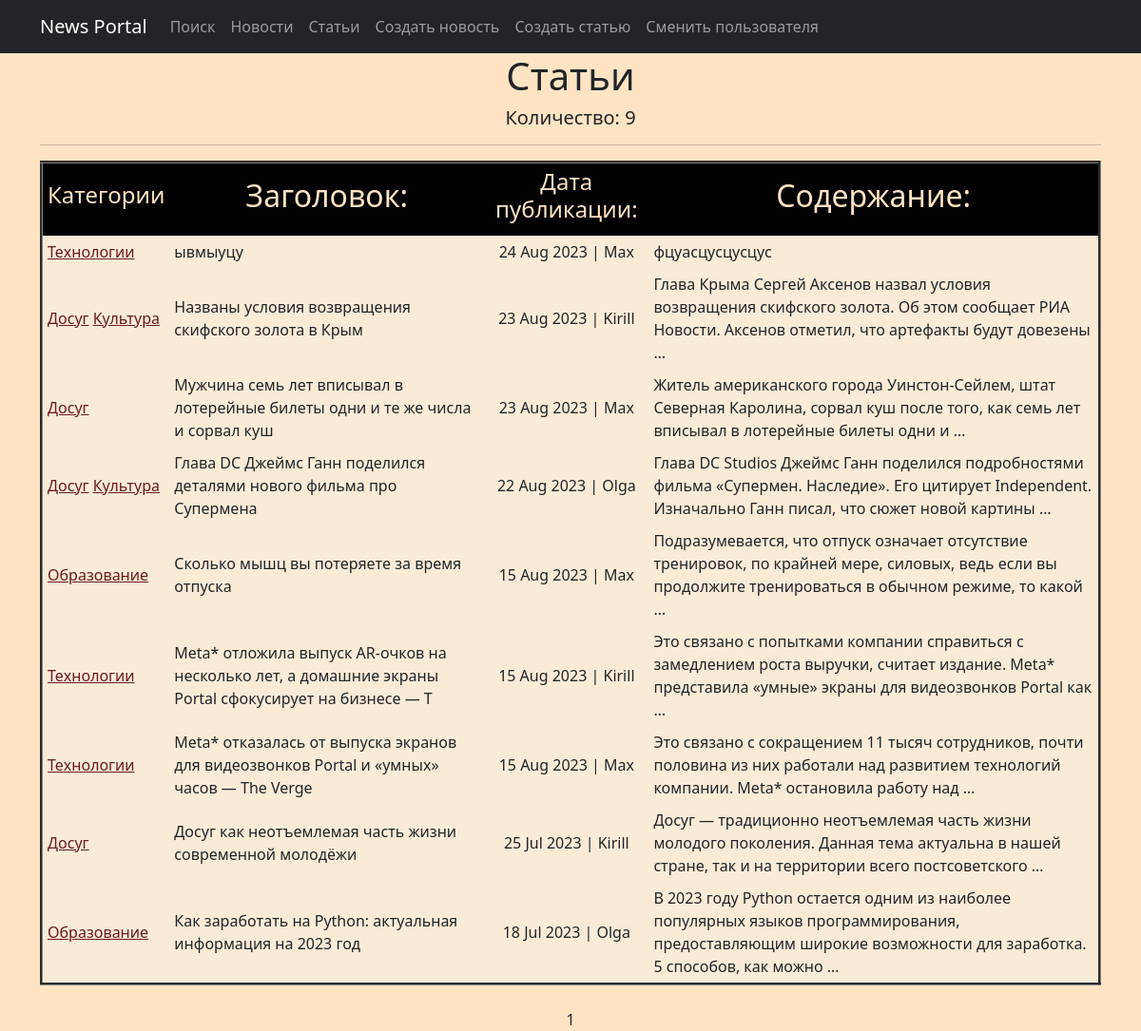
Page /newsportal/articles/ (signed in) on the committed database.
### news_db/models.py (models this page shows, shortened)
class Category(models.Model):
    name = models.CharField(max_length=255, unique=True)
    subscribers = models.ManyToManyField(User, related_name='categories')
    def __str__(self):
        return self.name.title()

class Post(models.Model):
    article = 'AR'
    news = 'NW'
    POSITIONS = [
        (article, 'Статья'),
        (news, 'Новость')
    ]
    author = models.ForeignKey(Author, on_delete=models.CASCADE)
    position = models.CharField(max_length=2, choices=POSITIONS, default=article)
    create_date = models.DateTimeField(auto_now_add=True)
    title = models.CharField(max_length=250)
    text = models.TextField()
    rate = models.IntegerField(default=0)
    category = models.ManyToManyField(Category, through='PostCategory')

class Author(models.Model):
    user = models.OneToOneField(User, on_delete=models.CASCADE)
    rate = models.IntegerField(default=0)

### news_db/views.py (the view)
# urls.py: path('articles/', ArticlesList.as_view(), name='articles_list'),
class ArticlesList(ListView):
    model = Post
    queryset = Post.objects.filter(position="AR")
    ordering = '-create_date'
    template_name = 'articles.html'
    context_object_name = 'articles'
    paginate_by = 10
    def get_context_data(self, **kwargs):
        context = super().get_context_data(**kwargs)
        context['is_not_author']= not self.request.user.groups.filter(name= 'author').exists()
        return context

### templates/articles.html (shortened to what this page needs)
{% extends 'flatpages/default.html' %}
{% load custom_filter %}
{% load custom_tags %}
{% block content %}
<h1>Статьи</h1>
{% if articles %}
<table border="3" , cellpadding="5" , bgcolor="#faebd7">
    <tr bgcolor="black" style="color: bisque">
        <td><h4>Категории</h4></td>
        <td><h2>Заголовок:</h2></td>
        <td><h4>Дата публикации:</h4></td>
        <td><h2>Содержание:</h2></td>
    </tr>
    <h5>Количество: {{ articles|length}}</h5>
    <hr>
    {% for art in articles %}
    <tr>
    <td align="left">{% for category in art.category.all %}
            <a style="color: #6a1a21" href="{% url 'categories_list' category.id %}">{{ category }}</a>
        {% endfor %}</td>
        <td align='left'><a class="nav-link" href="/newsportal/articles/{{art.pk}}">{{ art.title }}</a></td>
        <td align="center">{{ art.create_date|date:'d M Y'}} | {{ art.author.user.username }}</td>
        <td align="left"><a class="nav-link" href="/newsportal/articles/{{art.pk}}">{{ art.text|truncatewords:20 }}</a></td>
    </tr>
{%endfor%}
</table>
    <br>
{% endif %}
{{ page_obj.number }}
<br>
{% endblock content %}

### rows in the picture
Post: title "ывмыуцу", create_date "24 Aug 2023", author.user.username "Max", text "фцуасцусцусцус"
Category: name "Технологии"
Post: title "Названы условия возвращения скифского золота в Крым", create_date "23 Aug 2023", author.user.username "Kirill", text "Глава Крыма Сергей Аксенов назвал условия возвращения скифского золота. Об этом сообщает РИА Новости. Аксенов отметил, что артефакты будут довезены …"
Category: name "Досуг"
Category: name "Культура"
Post: title "Мужчина семь лет вписывал в лотерейные билеты одни и те же числа и сорвал куш", create_date "23 Aug 2023", author.user.username "Max", text "Житель американского города Уинстон-Сейлем, штат Северная Каролина, сорвал куш после того, как семь лет вписывал в лотерейные билеты одни и …"
Post: title "Глава DC Джеймс Ганн поделился деталями нового фильма про Супермена", create_date "22 Aug 2023", author.user.username "Olga", text "Глава DC Studios Джеймс Ганн поделился подробностями фильма «Супермен. Наследие». Его цитирует Independent. Изначально Ганн писал, что сюжет новой картины …"
Post: title "Сколько мышц вы потеряете за время отпуска", create_date "15 Aug 2023", author.user.username "Max", text "Подразумевается, что отпуск означает отсутствие тренировок, по крайней мере, силовых, ведь если вы продолжите тренироваться в обычном режиме, то какой …"
Category: name "Образование"
Post: title "Meta* отложила выпуск AR-очков на несколько лет, а домашние экраны Portal сфокусирует на бизнесе — T", create_date "15 Aug 2023", author.user.username "Kirill", text "Это связано с попытками компании справиться с замедлением роста выручки, считает издание. Meta* представила «умные» экраны для видеозвонков Portal как …"
Post: title "Meta* отказалась от выпуска экранов для видеозвонков Portal и «умных» часов — The Verge", create_date "15 Aug 2023", author.user.username "Max", text "Это связано с сокращением 11 тысяч сотрудников, почти половина из них работали над развитием технологий компании. Meta* остановила работу над …"
Post: title "Досуг как неотъемлемая часть жизни современной молодёжи", create_date "25 Jul 2023", author.user.username "Kirill", text "Досуг — традиционно неотъемлемая часть жизни молодого поколения. Данная тема актуальна в нашей стране, так и на территории всего постсоветского …"
Post: title "Как заработать на Python: актуальная информация на 2023 год", create_date "18 Jul 2023", author.user.username "Olga", text "В 2023 году Python остается одним из наиболее популярных языков программирования, предоставляющим широкие возможности для заработка. 5 способов, как можно …"

### other values in the picture
{{ articles|length }} "9"
{{ page_obj.number }} "1"
